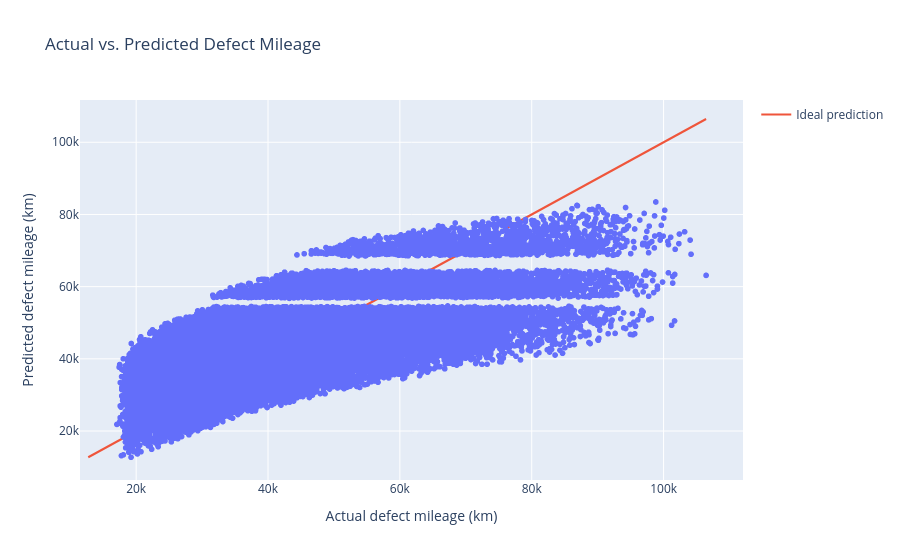

Notebook code cell kept with this figure:
### Code cell
fig = px.scatter(
    x=y_test,
    y=y_pred,
    labels={
        "x": "Actual defect mileage (km)",
        "y": "Predicted defect mileage (km)"
    },
    title="Actual vs. Predicted Defect Mileage"
)

min_value = min(y_test.min(), y_pred.min())
max_value = max(y_test.max(), y_pred.max())

fig.add_scatter(
    x=[min_value, max_value],
    y=[min_value, max_value],
    mode="lines",
    name="Ideal prediction"
)

fig.show()

### Figure 1 — Plotly figure (JSON) as saved in the notebook; plotly's stock layout.template omitted (floating-point values rounded to 4 significant figures; data arrays with more than 128 entries replaced by an {"elided": "..."} marker saying what was removed)
{"data": [{"hovertemplate": "Actual defect mileage (km)=%{x}<br>Predicted defect mileage (km)=%{y}<extra></extra>", "legendgroup": "", "marker": {"color": "#636efa", "symbol": "circle"}, "mode": "markers", "name": "", "showlegend": false, "type": "scattergl", "x": {"elided": "39614 float values"}, "xaxis": "x", "y": {"elided": "39614 float values"}, "yaxis": "y"}, {"mode": "lines", "name": "Ideal prediction", "type": "scatter", "x": [12740.0, 106400.0], "y": [12740.0, 106400.0]}], "layout": {"legend": {"tracegroupgap": 0}, "title": {"text": "Actual vs. Predicted Defect Mileage"}, "xaxis": {"anchor": "y", "domain": [0, 1], "title": {"text": "Actual defect mileage (km)"}}, "yaxis": {"anchor": "x", "domain": [0, 1], "title": {"text": "Predicted defect mileage (km)"}}}}
